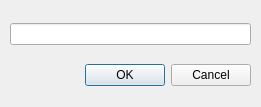
<?xml version="1.0" encoding="UTF-8"?>
<ui version="4.0">
 <class>WindowEdit_Value</class>
 <widget class="QDialog" name="WindowEdit_Value">
  <property name="geometry">
   <rect>
    <x>0</x>
    <y>0</y>
    <width>261</width>
    <height>107</height>
   </rect>
  </property>
  <property name="minimumSize">
   <size>
    <width>261</width>
    <height>107</height>
   </size>
  </property>
  <property name="maximumSize">
   <size>
    <width>261</width>
    <height>107</height>
   </size>
  </property>
  <property name="windowTitle">
   <string>Change Value</string>
  </property>
  <widget class="QWidget" name="">
   <property name="geometry">
    <rect>
     <x>10</x>
     <y>10</y>
     <width>241</width>
     <height>91</height>
    </rect>
   </property>
   <layout class="QVBoxLayout" name="verticalLayout">
    <item>
     <widget class="QLineEdit" name="valueEdit"/>
    </item>
    <item>
     <widget class="QDialogButtonBox" name="buttonBox">
      <property name="orientation">
       <enum>Qt::Horizontal</enum>
      </property>
      <property name="standardButtons">
       <set>QDialogButtonBox::Cancel|QDialogButtonBox::Ok</set>
      </property>
     </widget>
    </item>
   </layout>
  </widget>
 </widget>
 <resources/>
 <connections>
  <connection>
   <sender>buttonBox</sender>
   <signal>accepted()</signal>
   <receiver>WindowEdit_Value</receiver>
   <slot>accept()</slot>
   <hints>
    <hint type="sourcelabel">
     <x>248</x>
     <y>254</y>
    </hint>
    <hint type="destinationlabel">
     <x>157</x>
     <y>274</y>
    </hint>
   </hints>
  </connection>
  <connection>
   <sender>buttonBox</sender>
   <signal>rejected()</signal>
   <receiver>WindowEdit_Value</receiver>
   <slot>reject()</slot>
   <hints>
    <hint type="sourcelabel">
     <x>316</x>
     <y>260</y>
    </hint>
    <hint type="destinationlabel">
     <x>286</x>
     <y>274</y>
    </hint>
   </hints>
  </connection>
 </connections>
</ui>
